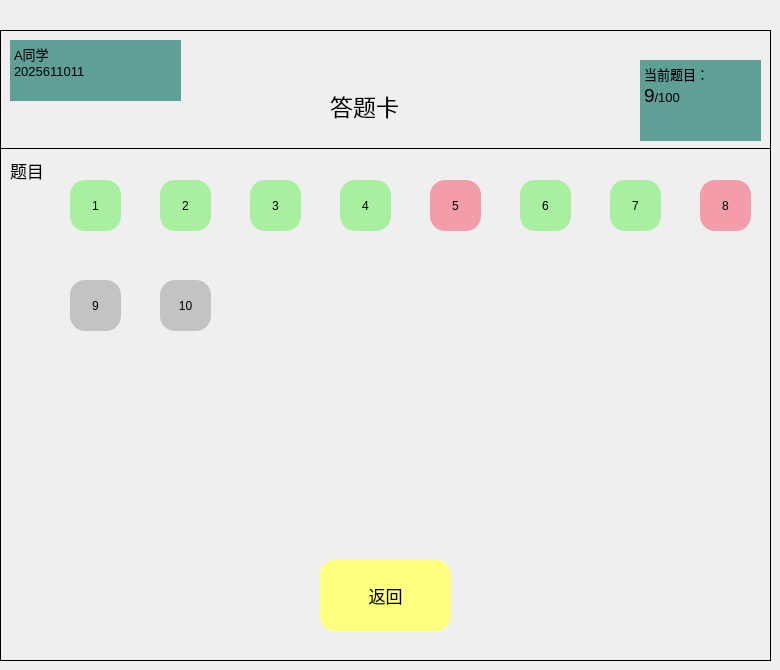
     <widget class="QWidget" name="page_9">
      <widget class="QFrame" name="frame">
       <property name="geometry">
        <rect>
         <x>0</x>
         <y>30</y>
         <width>771</width>
         <height>631</height>
        </rect>
       </property>
       <property name="sizePolicy">
        <sizepolicy hsizetype="Expanding" vsizetype="Expanding">
         <horstretch>0</horstretch>
         <verstretch>0</verstretch>
        </sizepolicy>
       </property>
       <property name="cursor">
        <cursorShape>ArrowCursor</cursorShape>
       </property>
       <property name="layoutDirection">
        <enum>Qt::LeftToRight</enum>
       </property>
       <property name="styleSheet">
        <string notr="true"/>
       </property>
       <property name="frameShape">
        <enum>QFrame::Panel</enum>
       </property>
       <property name="frameShadow">
        <enum>QFrame::Plain</enum>
       </property>
       <widget class="QPushButton" name="exercise_back2">
        <property name="geometry">
         <rect>
          <x>320</x>
          <y>530</y>
          <width>131</width>
          <height>71</height>
         </rect>
        </property>
        <property name="font">
         <font>
          <pointsize>13</pointsize>
         </font>
        </property>
        <property name="styleSheet">
         <string notr="true">

QPushButton{
	background-color: rgb(255, 255, 127);
	border-radius:15px

}
QPushButton:pressed{
	padding-left:5px;
	padding-top:5px;
}</string>
        </property>
        <property name="text">
         <string>返回</string>
        </property>
       </widget>
       <widget class="Line" name="line">
        <property name="geometry">
         <rect>
          <x>0</x>
          <y>110</y>
          <width>801</width>
          <height>16</height>
         </rect>
        </property>
        <property name="font">
         <font>
          <pointsize>4</pointsize>
         </font>
        </property>
        <property name="frameShadow">
         <enum>QFrame::Plain</enum>
        </property>
        <property name="orientation">
         <enum>Qt::Horizontal</enum>
        </property>
       </widget>
       <widget class="QTextBrowser" name="text_info">
        <property name="geometry">
         <rect>
          <x>10</x>
          <y>10</y>
          <width>171</width>
          <height>61</height>
         </rect>
        </property>
        <property name="font">
         <font>
          <pointsize>11</pointsize>
         </font>
        </property>
        <property name="styleSheet">
         <string notr="true">background-color: rgb(94,159,150);</string>
        </property>
        <property name="frameShape">
         <enum>QFrame::NoFrame</enum>
        </property>
        <property name="html">
         <string>&lt;!DOCTYPE HTML PUBLIC &quot;-//W3C//DTD HTML 4.0//EN&quot; &quot;http://www.w3.org/TR/REC-html40/strict.dtd&quot;&gt;
&lt;html&gt;&lt;head&gt;&lt;meta name=&quot;qrichtext&quot; content=&quot;1&quot; /&gt;&lt;style type=&quot;text/css&quot;&gt;
p, li { white-space: pre-wrap; }
&lt;/style&gt;&lt;/head&gt;&lt;body style=&quot; font-family:'SimSun'; font-size:11pt; font-weight:400; font-style:normal;&quot;&gt;
&lt;p style=&quot; margin-top:0px; margin-bottom:0px; margin-left:0px; margin-right:0px; -qt-block-indent:0; text-indent:0px;&quot;&gt;&lt;span style=&quot; font-size:10pt;&quot;&gt;A同学&lt;/span&gt;&lt;/p&gt;
&lt;p style=&quot; margin-top:0px; margin-bottom:0px; margin-left:0px; margin-right:0px; -qt-block-indent:0; text-indent:0px;&quot;&gt;&lt;span style=&quot; font-size:10pt;&quot;&gt;2025611011&lt;/span&gt;&lt;/p&gt;&lt;/body&gt;&lt;/html&gt;</string>
        </property>
       </widget>
       <widget class="QTextBrowser" name="wrong_current">
        <property name="geometry">
         <rect>
          <x>640</x>
          <y>30</y>
          <width>121</width>
          <height>81</height>
         </rect>
        </property>
        <property name="styleSheet">
         <string notr="true">background-color: rgb(94,159,150);</string>
        </property>
        <property name="frameShape">
         <enum>QFrame::NoFrame</enum>
        </property>
        <property name="html">
         <string>&lt;!DOCTYPE HTML PUBLIC &quot;-//W3C//DTD HTML 4.0//EN&quot; &quot;http://www.w3.org/TR/REC-html40/strict.dtd&quot;&gt;
&lt;html&gt;&lt;head&gt;&lt;meta name=&quot;qrichtext&quot; content=&quot;1&quot; /&gt;&lt;style type=&quot;text/css&quot;&gt;
p, li { white-space: pre-wrap; }
&lt;/style&gt;&lt;/head&gt;&lt;body style=&quot; font-family:'SimSun'; font-size:9pt; font-weight:400; font-style:normal;&quot;&gt;
&lt;p style=&quot; margin-top:0px; margin-bottom:0px; margin-left:0px; margin-right:0px; -qt-block-indent:0; text-indent:0px;&quot;&gt;&lt;span style=&quot; font-size:10pt;&quot;&gt;当前题目：&lt;/span&gt;&lt;/p&gt;
&lt;p style=&quot; margin-top:0px; margin-bottom:0px; margin-left:0px; margin-right:0px; -qt-block-indent:0; text-indent:0px;&quot;&gt;&lt;span style=&quot; font-size:14pt;&quot;&gt;9&lt;/span&gt;&lt;span style=&quot; font-size:10pt;&quot;&gt;/100&lt;/span&gt;&lt;/p&gt;
&lt;p style=&quot;-qt-paragraph-type:empty; margin-top:0px; margin-bottom:0px; margin-left:0px; margin-right:0px; -qt-block-indent:0; text-indent:0px;&quot;&gt;&lt;br /&gt;&lt;/p&gt;&lt;/body&gt;&lt;/html&gt;</string>
        </property>
       </widget>
       <widget class="QPushButton" name="wrong_Q1">
        <property name="geometry">
         <rect>
          <x>70</x>
          <y>150</y>
          <width>51</width>
          <height>51</height>
         </rect>
        </property>
        <property name="styleSheet">
         <string notr="true">QPushButton{
background-color: rgb(168, 239, 160);
border-radius:15px
}

QPushButton:pressed{
	padding-left:5px;
	padding-top:5px;
}</string>
        </property>
        <property name="text">
         <string>1</string>
        </property>
       </widget>
       <widget class="QLabel" name="label_title">
        <property name="geometry">
         <rect>
          <x>10</x>
          <y>120</y>
          <width>41</width>
          <height>41</height>
         </rect>
        </property>
        <property name="font">
         <font>
          <pointsize>13</pointsize>
         </font>
        </property>
        <property name="styleSheet">
         <string notr="true">border-bottom-left-radius:15px

</string>
        </property>
        <property name="frameShape">
         <enum>QFrame::WinPanel</enum>
        </property>
        <property name="frameShadow">
         <enum>QFrame::Sunken</enum>
        </property>
        <property name="text">
         <string>题目</string>
        </property>
       </widget>
       <widget class="QPushButton" name="wrong_Q2">
        <property name="geometry">
         <rect>
          <x>160</x>
          <y>150</y>
          <width>51</width>
          <height>51</height>
         </rect>
        </property>
        <property name="styleSheet">
         <string notr="true">QPushButton{
background-color: rgb(168, 239, 160);
border-radius:15px
}

QPushButton:pressed{
	padding-left:5px;
	padding-top:5px;
}</string>
        </property>
        <property name="text">
         <string>2</string>
        </property>
       </widget>
       <widget class="QPushButton" name="wrong_Q5">
        <property name="geometry">
         <rect>
          <x>430</x>
          <y>150</y>
          <width>51</width>
          <height>51</height>
         </rect>
        </property>
        <property name="styleSheet">
         <string notr="true">QPushButton{
border-radius:15px;
background-color: rgb(244, 157, 170);
}
QPushButton:pressed{
	padding-left:5px;
	padding-top:5px;
}</string>
        </property>
        <property name="text">
         <string>5</string>
        </property>
       </widget>
       <widget class="QPushButton" name="wrong_Q4">
        <property name="geometry">
         <rect>
          <x>340</x>
          <y>150</y>
          <width>51</width>
          <height>51</height>
         </rect>
        </property>
        <property name="styleSheet">
         <string notr="true">QPushButton{
background-color: rgb(168, 239, 160);
border-radius:15px
}

QPushButton:pressed{
	padding-left:5px;
	padding-top:5px;
}</string>
        </property>
        <property name="text">
         <string>4</string>
        </property>
       </widget>
       <widget class="QPushButton" name="wrong_Q3">
        <property name="geometry">
         <rect>
          <x>250</x>
          <y>150</y>
          <width>51</width>
          <height>51</height>
         </rect>
        </property>
        <property name="styleSheet">
         <string notr="true">QPushButton{
background-color: rgb(168, 239, 160);
border-radius:15px
}

QPushButton:pressed{
	padding-left:5px;
	padding-top:5px;
}</string>
        </property>
        <property name="text">
         <string>3</string>
        </property>
       </widget>
       <widget class="QPushButton" name="wrong_Q7">
        <property name="geometry">
         <rect>
          <x>610</x>
          <y>150</y>
          <width>51</width>
          <height>51</height>
         </rect>
        </property>
        <property name="styleSheet">
         <string notr="true">QPushButton{
background-color: rgb(168, 239, 160);
border-radius:15px
}

QPushButton:pressed{
	padding-left:5px;
	padding-top:5px;
}</string>
        </property>
        <property name="text">
         <string>7</string>
        </property>
       </widget>
       <widget class="QPushButton" name="wrong_Q10">
        <property name="geometry">
         <rect>
          <x>160</x>
          <y>250</y>
          <width>51</width>
          <height>51</height>
         </rect>
        </property>
        <property name="styleSheet">
         <string notr="true">QPushButton{
background-color: rgb(195, 195, 195);
border-radius:15px}
QPushButton:pressed{
	padding-left:5px;
	padding-top:5px;
}</string>
        </property>
        <property name="text">
         <string>10</string>
        </property>
       </widget>
       <widget class="QPushButton" name="wrong_Q9">
        <property name="geometry">
         <rect>
          <x>70</x>
          <y>250</y>
          <width>51</width>
          <height>51</height>
         </rect>
        </property>
        <property name="styleSheet">
         <string notr="true">QPushButton{
background-color: rgb(195, 195, 195);
border-radius:15px}
QPushButton:pressed{
	padding-left:5px;
	padding-top:5px;
}</string>
        </property>
        <property name="text">
         <string>9</string>
        </property>
       </widget>
       <widget class="QPushButton" name="wrong_Q8">
        <property name="geometry">
         <rect>
          <x>700</x>
          <y>150</y>
          <width>51</width>
          <height>51</height>
         </rect>
        </property>
        <property name="styleSheet">
         <string notr="true">QPushButton{
border-radius:15px;
background-color: rgb(244, 157, 170);
}
QPushButton:pressed{
	padding-left:5px;
	padding-top:5px;
}</string>
        </property>
        <property name="text">
         <string>8</string>
        </property>
       </widget>
       <widget class="QPushButton" name="wrong_Q6">
        <property name="geometry">
         <rect>
          <x>520</x>
          <y>150</y>
          <width>51</width>
          <height>51</height>
         </rect>
        </property>
        <property name="styleSheet">
         <string notr="true">QPushButton{
background-color: rgb(168, 239, 160);
border-radius:15px
}

QPushButton:pressed{
	padding-left:5px;
	padding-top:5px;
}</string>
        </property>
        <property name="text">
         <string>6</string>
        </property>
       </widget>
       <widget class="QLabel" name="label_answersheet">
        <property name="geometry">
         <rect>
          <x>330</x>
          <y>50</y>
          <width>111</width>
          <height>51</height>
         </rect>
        </property>
        <property name="font">
         <font>
          <pointsize>17</pointsize>
         </font>
        </property>
        <property name="text">
         <string>答题卡</string>
        </property>
       </widget>
      </widget>
     </widget>
